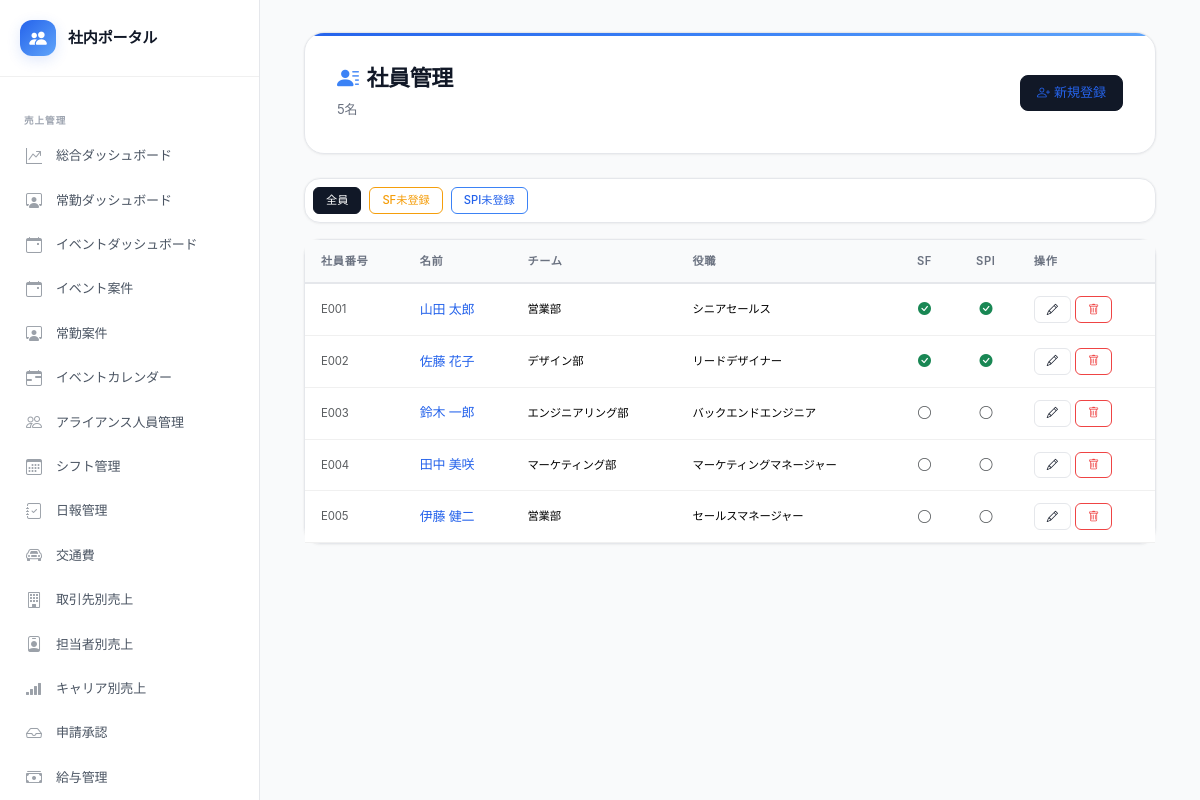
Page /admin/employees.php (signed in) on the committed database.
### tables this page shows
CREATE TABLE IF NOT EXISTS employees (
    id INT PRIMARY KEY AUTO_INCREMENT,
    employee_number VARCHAR(20) UNIQUE COMMENT '社員番号',
    name VARCHAR(100) NOT NULL COMMENT '氏名',
    name_kana VARCHAR(100) COMMENT '氏名（かな）',
    email VARCHAR(200) UNIQUE,
    department VARCHAR(100) COMMENT '部署',
    job_title VARCHAR(100) COMMENT '職種・役職',
    hire_date DATE COMMENT '入社日',
    birth_date DATE COMMENT '生年月日',
    photo_path VARCHAR(255) COMMENT '顔写真パス',
    bio TEXT COMMENT '自己紹介・プロフィール',
    career_summary TEXT COMMENT 'キャリアサマリー（AI生成）',
    strengths_text TEXT COMMENT '得意なこと',
    weaknesses_text TEXT COMMENT '苦手なこと',
    how_to_utilize TEXT COMMENT 'この人の活かし方（AI生成）',
    is_active TINYINT DEFAULT 1 COMMENT '在籍フラグ',
    created_at TIMESTAMP DEFAULT CURRENT_TIMESTAMP,
    updated_at TIMESTAMP DEFAULT CURRENT_TIMESTAMP ON UPDATE CURRENT_TIMESTAMP
);

### includes/functions.php (called while the page is built, shortened)
<?php
function h(mixed $value): string {
    return htmlspecialchars((string)($value ?? ''), ENT_QUOTES | ENT_HTML5, 'UTF-8');
}

### admin/employees.php (the view, shortened to what this page needs)
<?php
require_once __DIR__ . '/../config/config.php';
require_once __DIR__ . '/../includes/functions.php';
$db  = getDB();
$filter = $_GET['filter'] ?? '';
$sql = 'SELECT e.*, t.name AS team_name,
               (SELECT COUNT(*) FROM strengths_finder WHERE employee_id = e.id) AS has_sf,
               (SELECT COUNT(*) FROM spi_results WHERE employee_id = e.id) AS has_spi
        FROM employees e
        LEFT JOIN team_members tm ON e.id = tm.employee_id
        LEFT JOIN teams t ON tm.team_id = t.id
        WHERE e.is_active = 1';
$params = [];
$sql .= ' ORDER BY e.employee_number, e.name';
$stmt = $db->prepare($sql);
$stmt->execute($params);
$employees = $stmt->fetchAll();
require_once __DIR__ . '/../includes/header.php';
?>
<div class="container-fluid">
    <div class="page-header">
        <div class="d-flex justify-content-between align-items-center flex-wrap gap-2">
            <div>
                <h1><i class="bi bi-person-lines-fill me-2"></i>社員管理</h1>
                <p><?= count($employees) ?>名</p>
            </div>
            <div class="d-flex gap-2">
                <a href="employee_form.php" class="btn btn-primary">
                    <i class="bi bi-person-plus me-1"></i>新規登録
                </a>
            </div>
        </div>
    </div>
    <div class="card mb-3">
        <div class="card-body p-2 d-flex gap-2 flex-wrap">
            <a href="employees.php" class="btn btn-sm <?= !$filter ? 'btn-primary' : 'btn-outline-secondary' ?>">全員</a>
            <a href="employees.php?filter=no_sf" class="btn btn-sm <?= $filter==='no_sf' ? 'btn-warning' : 'btn-outline-warning' ?>">SF未登録</a>
            <a href="employees.php?filter=no_spi" class="btn btn-sm <?= $filter==='no_spi' ? 'btn-success' : 'btn-outline-success' ?>">SPI未登録</a>
        </div>
    </div>
    <div class="card">
        <div class="card-body p-0">
            <div class="table-responsive">
                <table class="table table-hover align-middle mb-0">
                    <thead class="table-light">
                        <tr>
                            <th>社員番号</th>
                            <th>名前</th>
                            <th>チーム</th>
                            <th>役職</th>
                            <th class="text-center">SF</th>
                            <th class="text-center">SPI</th>
                            <th>操作</th>
                        </tr>
                    </thead>
                    <tbody>
                        <?php foreach ($employees as $emp): ?>
                        <tr>
                            <td class="text-muted small"><?= h($emp['employee_number'] ?? '') ?></td>
                            <td>
                                <a href="<?= BASE_PATH ?>/public/employee.php?id=<?= $emp['id'] ?>" class="fw-medium text-decoration-none" target="_blank">
                                    <?= h($emp['name']) ?>
                                </a>
                            </td>
                            <td class="small"><?= h($emp['team_name'] ?? '-') ?></td>
                            <td class="small"><?= h($emp['job_title'] ?? '-') ?></td>
                            <td class="text-center">
                                <?php if ($emp['has_sf']): ?>
                                <i class="bi bi-check-circle-fill text-success"></i>
                                <?php else: ?>
                                <i class="bi bi-circle text-muted"></i>
                                <?php endif; ?>
                            </td>
                            <td class="text-center">
                                <?php if ($emp['has_spi']): ?>
                                <i class="bi bi-check-circle-fill text-success"></i>
                                <?php else: ?>
                                <i class="bi bi-circle text-muted"></i>
                                <?php endif; ?>
                            </td>
                            <td>
                                <div class="d-flex gap-1">
                                    <a href="employee_form.php?id=<?= $emp['id'] ?>" class="btn btn-sm btn-outline-primary" title="編集">
                                        <i class="bi bi-pencil"></i>
                                    </a>
                                    <button class="btn btn-sm btn-outline-danger" title="削除"
                                            onclick="confirmAction(<?= $emp['id'] ?>, '<?= h($emp['name']) ?>')">
                                        <i class="bi bi-trash"></i>
                                    </button>
                                </div>
                            </td>
                        </tr>
                        <?php endforeach; ?>
                    </tbody>
                </table>
            </div>
        </div>
    </div>
</div>
<?php require_once __DIR__ . '/../includes/footer.php'; ?>

### rows in the picture
employees: employee_number "E001", name "山田 太郎", team_name "営業部", job_title "シニアセールス"
employees: employee_number "E002", name "佐藤 花子", team_name "デザイン部", job_title "リードデザイナー"
employees: employee_number "E003", name "鈴木 一郎", team_name "エンジニアリング部", job_title "バックエンドエンジニア"
employees: employee_number "E004", name "田中 美咲", team_name "マーケティング部", job_title "マーケティングマネージャー"
employees: employee_number "E005", name "伊藤 健二", team_name "営業部", job_title "セールスマネージャー"

### other values in the picture
$label "売上管理"
$label "総合ダッシュボード 常勤ダッシュボード イベントダッシュボード イベント案件 常勤案件 イベントカレンダー アライアンス人員管理 シフト管理 日報管理 交通費 取引先別売上 担当者別売上 キャリア別売上 申請承認 給与管理"
count($employees) "5"
